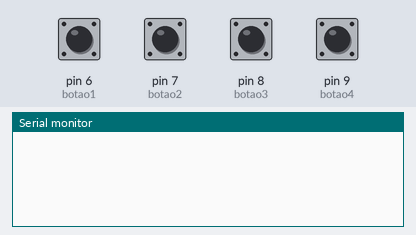
Recording of a sketch running on a simulated Arduino Uno, built with avr-gcc and run on an emulated ATmega328P. On the bench: the last lines printed to the serial monitor. Inputs (shaded band) come from the test bench; at power-on: pin 6 (botao1), pin 7 (botao2), pin 8 (botao3), pin 9 (botao4) LOW.

Above: at 1.2 s.
1.3 s: pin 6 (botao1) pulled HIGH for 0.15 s
At 2.6 s:
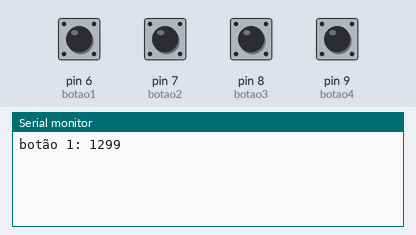
2.9 s: pin 7 (botao2) pulled HIGH for 0.15 s
At 4.2 s:
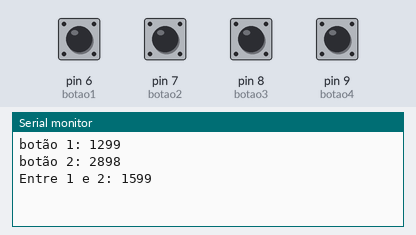
4.5 s: pin 8 (botao3) pulled HIGH for 0.15 s
At 5.8 s:
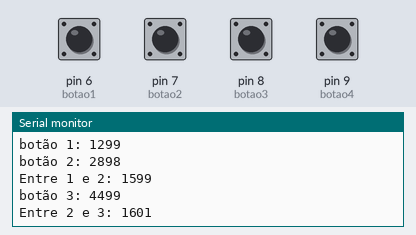
6.1 s: pin 9 (botao4) pulled HIGH for 0.15 s
At 7.0 s:
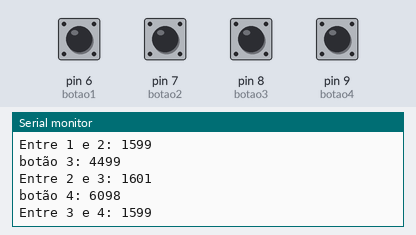
7.7 s: pin 6 (botao1) pulled HIGH for 1 s
At 9.9 s:
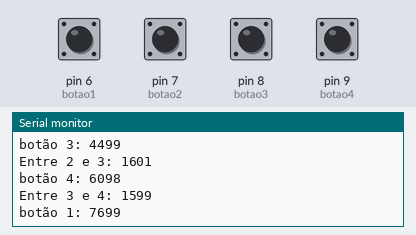
10.2 s: pin 7 (botao2) pulled HIGH for 1 s
At 12.6 s:
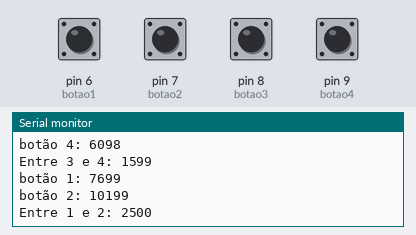
Timing chart, 0 to 13.7 s (numbered marks = the images above; inputs shaded):
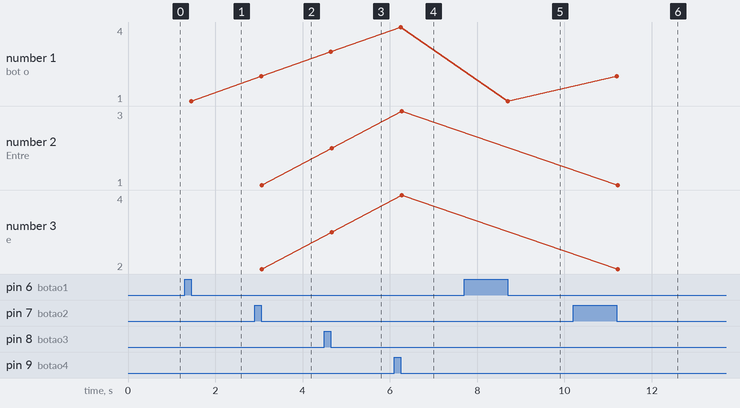

Measured:
- after the input at 1.3 s, the serial monitor: prints a new line after 0.15 s (image 1)
- after the input at 2.9 s, the serial monitor: prints a new line after 0.15 s (image 2)
- after the input at 4.5 s, the serial monitor: prints a new line after 0.15 s (image 3)
- after the input at 6.1 s, the serial monitor: prints a new line after 0.15 s (image 4)
- after the input at 7.7 s, the serial monitor: prints a new line after 1.0 s (image 5)
- after the input at 10.2 s, the serial monitor: prints a new line after 1.0 s (image 6)
- plotted number 1: 1 → 2 after the input at 2.9 s, 2 → 3 after the input at 4.5 s, 3 → 4 after the input at 6.1 s, 4 → 1 after the input at 7.7 s, 1 → 2 after the input at 10.2 s
- plotted number 3: 2 → 3 after the input at 4.5 s, 3 → 4 after the input at 6.1 s, 4 → 2 after the input at 10.2 s

The sketch:

arduino_4botoes.ino
```cpp
unsigned long tempo;
int botao1 = 6;
int botao2 = 7;
int botao3 = 8;
int botao4 = 9;
int delta1 = 0;
int delta2 = 0;
int delta3 = 0;
int valorbotao1 = 0;
int valorbotao2 = 0;
int valorbotao3 = 0;
int valorbotao4 = 0;
unsigned long t_botao1 = 0;
unsigned long t_botao2 = 0;
unsigned long t_botao3 = 0;
unsigned long t_botao4 = 0;

void setup() {
pinMode(botao1, INPUT);
pinMode(botao2, INPUT);
pinMode(botao3, INPUT);
pinMode(botao4, INPUT);
Serial.begin(9600);
}

void loop() {
  tempo = millis();

  valorbotao1 = digitalRead(botao1);
  if (valorbotao1 == 1){
    t_botao1 = millis();
    while (valorbotao1 == 1){
      valorbotao1 = digitalRead(botao1);
    }
    Serial.print("botão 1: ");
    Serial.println(t_botao1);
  }

  valorbotao2 = digitalRead(botao2);
  if (valorbotao2 == 1){
    t_botao2 = millis();
    while (valorbotao2 == 1){
      valorbotao2 = digitalRead(botao2);
    }
    Serial.print("botão 2: ");
    Serial.println(t_botao2);
    delta1 = t_botao2 - t_botao1;
    Serial.print("Entre 1 e 2: ");
   Serial.println(delta1);
  }

  valorbotao3 = digitalRead(botao3);
  if (valorbotao3 == 1){
    t_botao3 = millis();
    while (valorbotao3 == 1){
      valorbotao3 = digitalRead(botao3);
    }
    Serial.print("botão 3: ");
    Serial.println(t_botao3);
    delta2 = t_botao3 - t_botao2;
    Serial.print("Entre 2 e 3: ");
    Serial.println(delta2);
  }

  valorbotao4 = digitalRead(botao4);
  if (valorbotao4 == 1){
    t_botao4 = millis();
    while (valorbotao4 == 1){
      valorbotao4 = digitalRead(botao4);
    }
    Serial.print("botão 4: ");
    Serial.println(t_botao4);
    delta3 = t_botao4 - t_botao3;
    Serial.print("Entre 3 e 4: ");
    Serial.println(delta3);

  }

}
```
